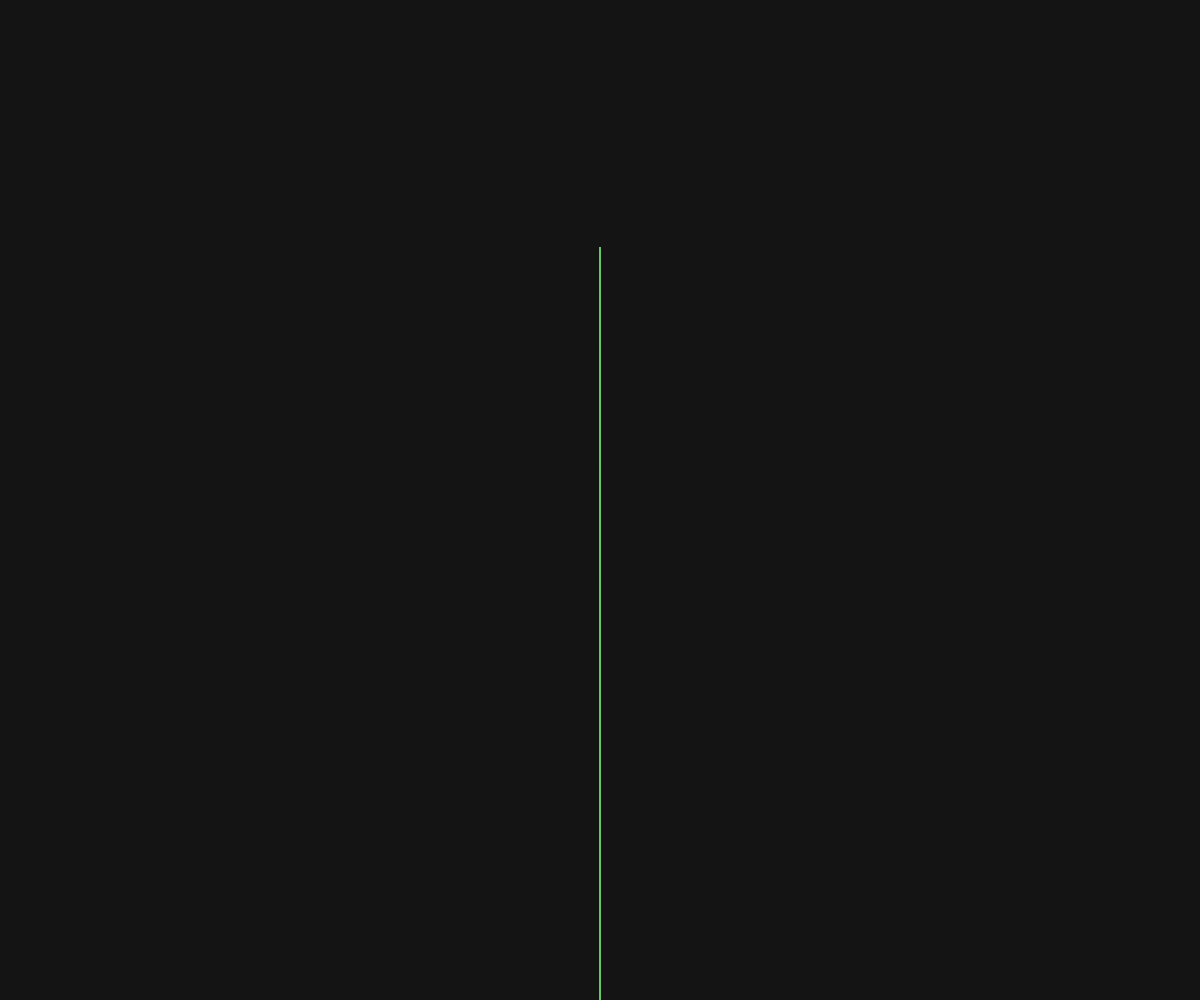
Frame 1 (no input)
Frame 60 (no input): identical to frame 1, image omitted
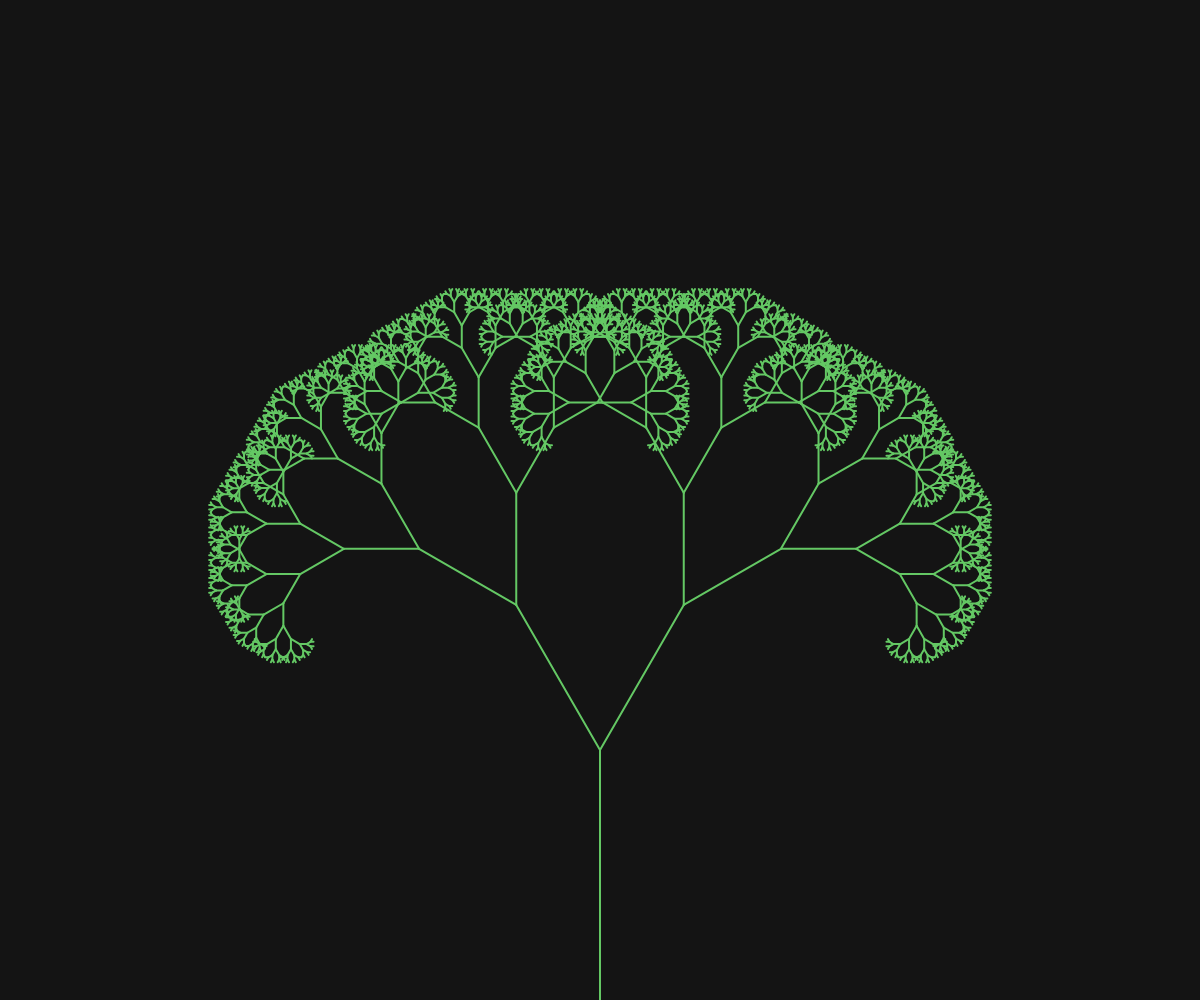
Frame 120 (the mouse pressed at the canvas centre since frame 60)

The p5.js sketch that drew these frames (run headless with seeded random() and noise() and a simulated clock; from frame 60 on, the mouse is pressed at the canvas centre):

// p5.js sketch
// ── sketch.js
let angle;

function setup() {
  createCanvas(windowWidth, windowHeight);
}

function draw() {
  background(20);

  angle = map(mouseX, 0, width, 0, PI / 3);

  stroke(100, 200, 100);
  strokeWeight(2);

  translate(width / 2, height);
  branch(height / 4);
}

function branch(len) {
  line(0, 0, 0, -len);
  translate(0, -len);

  if (len > 4) {
    push();
    rotate(angle);
    branch(len * 0.67);
    pop();

    push();
    rotate(-angle);
    branch(len * 0.67);
    pop();
  }
}

function windowResized() {
  resizeCanvas(windowWidth, windowHeight);
}
